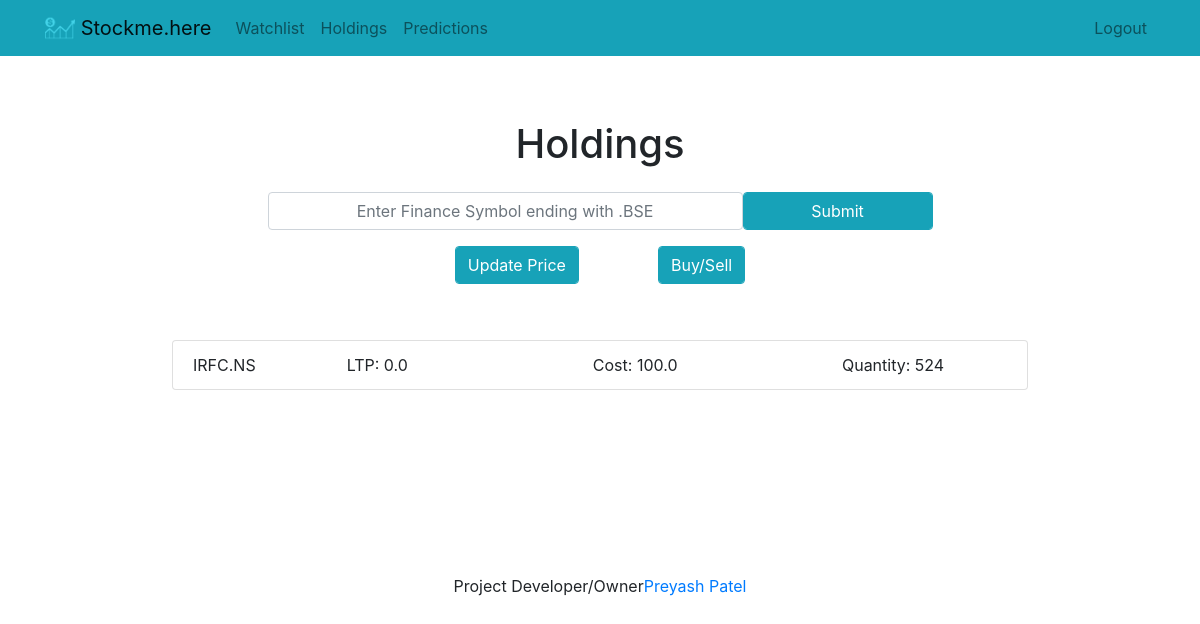
/holdings/ (signed in), run on an earlier commit of the app's database.
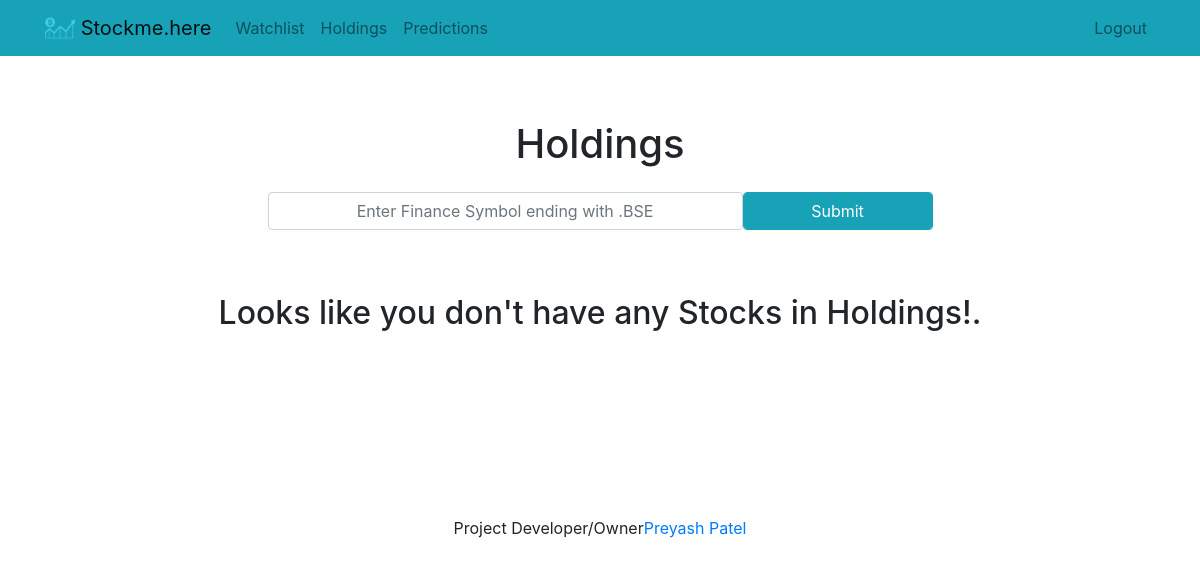
And on a later commit of the database.
### home/models.py (models this page shows, shortened)
class DataModel(Model):
    symbol = models.CharField(max_length = 50)
    qty = models.IntegerField(max_length=10, default=0)
    avgCost = models.FloatField(max_length=10, default=0)
    price = models.FloatField(max_length=10,default=0)
    created = models.DateTimeField(auto_now_add=True)
    user = models.ForeignKey(User, on_delete = models.CASCADE)
    class Meta:
        db_table = "datamodel_table"

### home/views.py (the view)
# urls.py: path('holdings/', views.holdings, name="holdings"),
@login_required
def holdings(request):
    holding_stock = DataModel.objects.filter(user=request.user, qty__gt=0)
    return render(request, "home/holdings.html", {"error": "", "form": "", "holding_stock": holding_stock})

### home/templates/home/holdings.html (shortened to what this page needs)
{% extends "home/base.html" %}
{% block content %}
    <div class="row justify-content-center mt-5 text-center">
        <div class="col-md-10 p-3">
            <h1>Holdings</h1>
        </div>
    </div>
    <form method="post" class="row justify-content-center">
        <input class="form-control col-md-5 text-center" type="text" placeholder="Enter Finance Symbol ending with .BSE" name="symbol"/>
        <br class="form-control col-md-1" />
        <input type="submit" class="form-control col-md-2 btn btn-info" value="Submit" />
    </form>
    <div class="row justify-content-center mt-3 row">
        <div class="col-md-10">
        {% if holding_stock %}
            <div class="row justify-content-center">
            <form method="post" action="{% url 'update_stock_price' %}">
                <input type="submit" value="Update Price" class="form-control col btn-info"/>
            </form>
                <p class="col-1"></p>
            <form method="GET" action="{% url 'transaction' %}">
                <input type="submit" value="Buy/Sell" class="form-control col-12 btn-info"/>
            </form>
                </div>
            <br class="p-2">
            <div class="list-group form-group p-4 m-2">
                <ul class="list-group form-group text-center table">
                    {% for stock in holding_stock %}
                      <li class="list-group-item justify-content-center">
                          <div class="row">
                              <div class="col-1">
                                  {{ stock.symbol }}
                              </div>
                              <div class="col">
                                  LTP: {{ stock.price }}
                              </div>
                              <div class="col">
                                  Cost: {{ stock.avgCost }}
                              </div>
                              <div class="col">
                                  Quantity: {{ stock.qty }}
                              </div>
                          </div>
                      </li>
                    {% endfor %}
                </ul>
                <br>
            </div>
        {% else %}
            <div class="text-center p-5">
                <h2>Looks like you don't have any Stocks in Holdings!.</h2>
            </div>
        {% endif %}
        </div>
    </div>
{% endblock %}

What changed in the data, as far as the page shows it:
removed DataModel: symbol "IRFC.NS", price "0.0", avgCost "100.0", qty "524"
Also different on the page:
form field value: "Update Price" → (not shown)
form field value: "Buy/Sell" → (not shown)
text now shown: "Looks like you don't have any Stocks in Holdings!."
